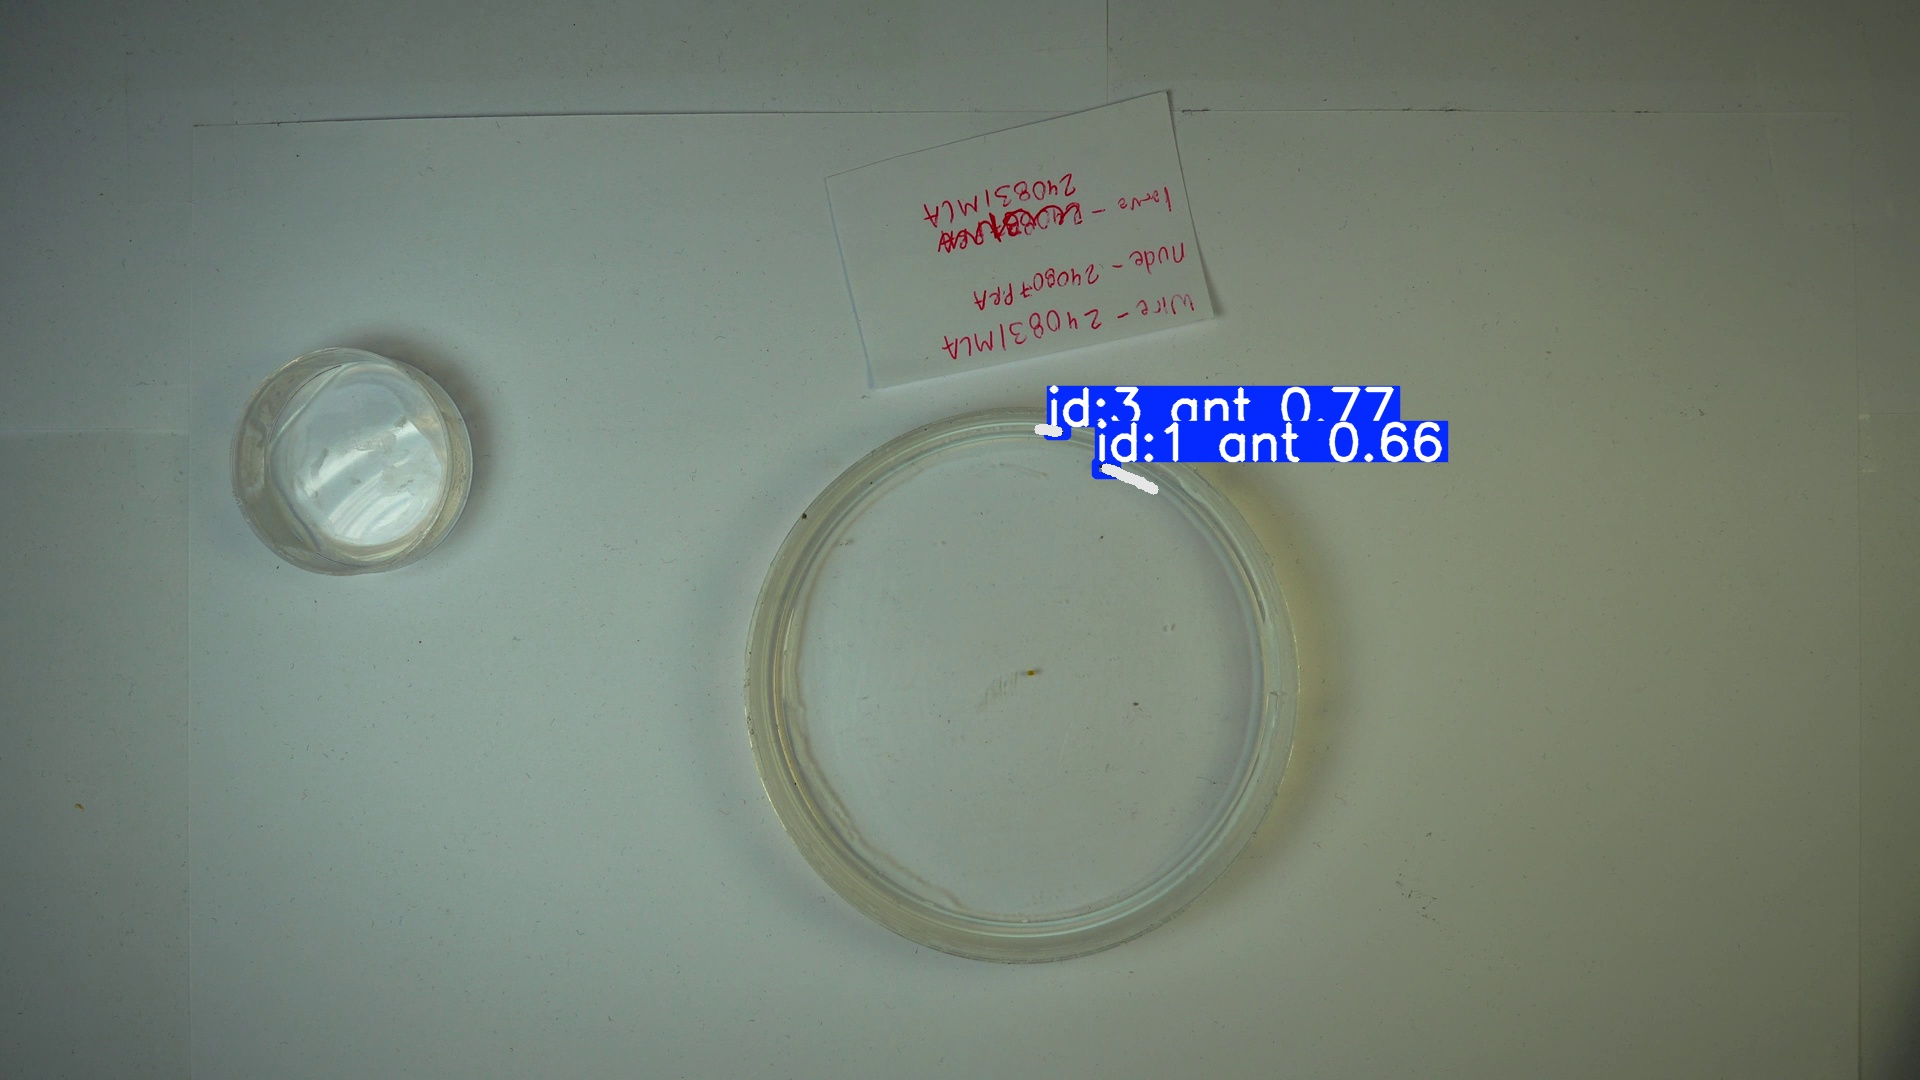

Python code for this plot:
import os
os.environ["KMP_DUPLICATE_LIB_OK"]="TRUE"

from collections import defaultdict

import cv2 #type:ignore
import numpy as np #type:ignore
from ultralytics import YOLO #type:ignore

# Load the YOLO11 model
model = YOLO('best3-3(v11m_50).pt')

# Open the video file
video_path = "2ants_cropped.mp4"
cap = cv2.VideoCapture(video_path)

# Store the track history
track_history = defaultdict(lambda: [])

i = 0
# Loop through the video frames
while cap.isOpened() and i < 100:
    # Read a frame from the video
    success, frame = cap.read()

    if success:
        i = i+1
        # Run YOLO11 tracking on the frame, persisting tracks between frames
        result = model.track(frame, persist=True, conf=0.1)[0]

        # Get the boxes and track IDs
        if result.boxes and result.boxes.id is not None:
            boxes = result.boxes.xywh.cpu()
            track_ids = result.boxes.id.int().cpu().tolist()

            # Visualize the result on the frame
            frame = result.plot()

            # Plot the tracks
            for box, track_id in zip(boxes, track_ids):
                x, y, w, h = box
                track = track_history[track_id]
                track.append((float(x), float(y)))  # x, y center point
                if len(track) > 30:  # retain 30 tracks for 30 frames
                    track.pop(0)

                # Draw the tracking lines
                points = np.hstack(track).astype(np.int32).reshape((-1, 1, 2))
                cv2.polylines(frame, [points], isClosed=False, color=(230, 230, 230), thickness=10)

        # Display the annotated frame
        #cv2.imshow("YOLO11 Tracking", frame)

        # Break the loop if 'q' is pressed
        # if cv2.waitKey(1) & 0xFF == ord("q"):
        #     break
    else:
        # Break the loop if the end of the video is reached
        break

# Release the video capture object and close the display window
cap.release()
cv2.imwrite('trajectory.jpg', frame)
cv2.destroyAllWindows()
